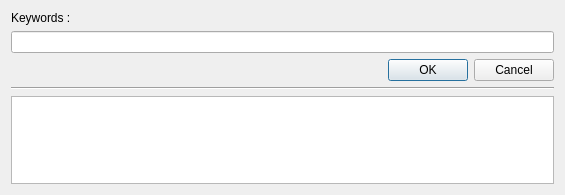
<?xml version="1.0" encoding="UTF-8"?>
<ui version="4.0">
 <class>FindDialog</class>
 <widget class="QDialog" name="FindDialog">
  <property name="geometry">
   <rect>
    <x>0</x>
    <y>0</y>
    <width>565</width>
    <height>195</height>
   </rect>
  </property>
  <property name="windowTitle">
   <string>Dialog</string>
  </property>
  <layout class="QVBoxLayout" name="verticalLayout">
   <item>
    <widget class="QLabel" name="label">
     <property name="text">
      <string>Keywords : </string>
     </property>
    </widget>
   </item>
   <item>
    <widget class="QLineEdit" name="lineEdit"/>
   </item>
   <item>
    <widget class="QDialogButtonBox" name="buttonBox">
     <property name="sizePolicy">
      <sizepolicy hsizetype="Expanding" vsizetype="Fixed">
       <horstretch>0</horstretch>
       <verstretch>0</verstretch>
      </sizepolicy>
     </property>
     <property name="orientation">
      <enum>Qt::Horizontal</enum>
     </property>
     <property name="standardButtons">
      <set>QDialogButtonBox::Cancel|QDialogButtonBox::Ok</set>
     </property>
    </widget>
   </item>
   <item>
    <widget class="Line" name="line">
     <property name="orientation">
      <enum>Qt::Horizontal</enum>
     </property>
    </widget>
   </item>
   <item>
    <widget class="QTextEdit" name="textEdit">
     <property name="sizePolicy">
      <sizepolicy hsizetype="Expanding" vsizetype="Preferred">
       <horstretch>0</horstretch>
       <verstretch>0</verstretch>
      </sizepolicy>
     </property>
    </widget>
   </item>
  </layout>
 </widget>
 <resources/>
 <connections>
  <connection>
   <sender>buttonBox</sender>
   <signal>accepted()</signal>
   <receiver>FindDialog</receiver>
   <slot>accept()</slot>
   <hints>
    <hint type="sourcelabel">
     <x>248</x>
     <y>254</y>
    </hint>
    <hint type="destinationlabel">
     <x>157</x>
     <y>274</y>
    </hint>
   </hints>
  </connection>
  <connection>
   <sender>buttonBox</sender>
   <signal>rejected()</signal>
   <receiver>FindDialog</receiver>
   <slot>reject()</slot>
   <hints>
    <hint type="sourcelabel">
     <x>316</x>
     <y>260</y>
    </hint>
    <hint type="destinationlabel">
     <x>286</x>
     <y>274</y>
    </hint>
   </hints>
  </connection>
 </connections>
</ui>
